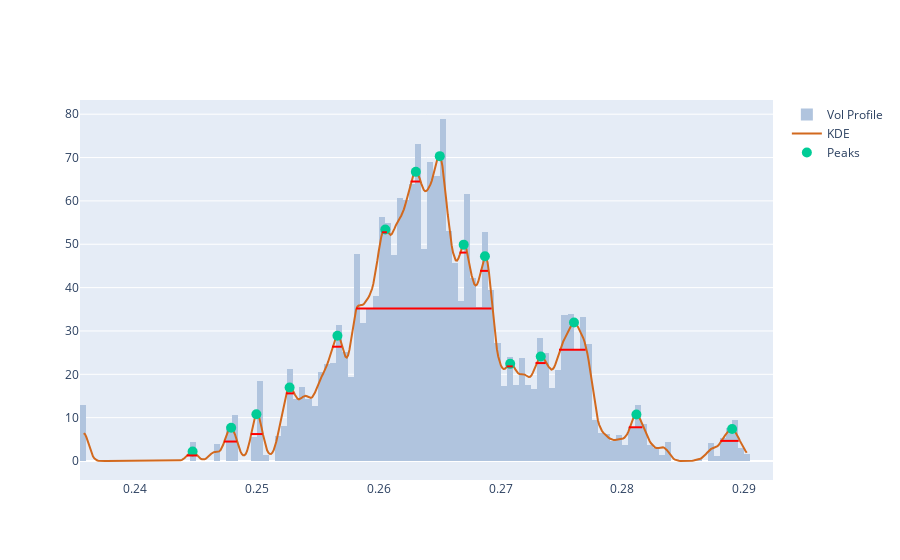

This figure's notebook cell:
### Code cell
width_range=1
peaks, peak_props = signal.find_peaks(kdy, prominence=min_prom, width=width_range)

left_ips = peak_props['left_ips']
right_ips = peak_props['right_ips']
width_x0 = xr.min() + (left_ips * ticks_per_sample)
width_x1 = xr.min() + (right_ips * ticks_per_sample)
width_y = peak_props['width_heights']

fig = get_dist_plot(close, volume, xr, kdy)
fig.add_trace(go.Scatter(name='Peaks', x=pkx, y=pky, mode='markers', marker=pk_marker_args))

for x0, x1, y in zip(width_x0, width_x1, width_y):
    fig.add_shape(type='line',
        xref='x', yref='y',
        x0=x0, y0=y, x1=x1, y1=y,
        line=dict(
            color='red',
            width=2,
        )
    )
fig.show()

### Figure 1 — Plotly figure (JSON) as saved in the notebook; plotly's stock layout.template omitted (floating-point values rounded to 4 significant figures; data arrays with more than 128 entries replaced by an {"elided": "..."} marker saying what was removed)
{"data": [{"histfunc": "sum", "histnorm": "probability density", "marker": {"color": "#B0C4DE"}, "name": "Vol Profile", "nbinsx": 150, "type": "histogram", "x": {"elided": "5000 float values"}, "y": {"elided": "5000 int values"}}, {"marker": {"color": "#D2691E"}, "mode": "lines", "name": "KDE", "type": "scatter", "x": {"elided": "500 float values"}, "y": {"elided": "500 float values"}}, {"marker": {"size": 10}, "mode": "markers", "name": "Peaks", "type": "scatter", "x": [0.2447, 0.2479, 0.25, 0.2527, 0.2566, 0.2605, 0.2631, 0.265, 0.267, 0.2687, 0.2708, 0.2733, 0.276, 0.2812, 0.289], "y": [2.199, 7.653, 10.8, 16.97, 28.88, 53.39, 66.7, 70.33, 49.91, 47.23, 22.41, 24.09, 31.96, 10.73, 7.37]}], "layout": {"shapes": [{"line": {"color": "red", "width": 2}, "type": "line", "x0": 0.2443, "x1": 0.2451, "xref": "x", "y0": 1.274, "y1": 1.274, "yref": "y"}, {"line": {"color": "red", "width": 2}, "type": "line", "x0": 0.2473, "x1": 0.2484, "xref": "x", "y0": 4.49, "y1": 4.49, "yref": "y"}, {"line": {"color": "red", "width": 2}, "type": "line", "x0": 0.2495, "x1": 0.2505, "xref": "x", "y0": 6.22, "y1": 6.22, "yref": "y"}, {"line": {"color": "red", "width": 2}, "type": "line", "x0": 0.2524, "x1": 0.253, "xref": "x", "y0": 15.6, "y1": 15.6, "yref": "y"}, {"line": {"color": "red", "width": 2}, "type": "line", "x0": 0.2562, "x1": 0.257, "xref": "x", "y0": 26.37, "y1": 26.37, "yref": "y"}, {"line": {"color": "red", "width": 2}, "type": "line", "x0": 0.2603, "x1": 0.2607, "xref": "x", "y0": 52.76, "y1": 52.76, "yref": "y"}, {"line": {"color": "red", "width": 2}, "type": "line", "x0": 0.2626, "x1": 0.2634, "xref": "x", "y0": 64.47, "y1": 64.47, "yref": "y"}, {"line": {"color": "red", "width": 2}, "type": "line", "x0": 0.2581, "x1": 0.2693, "xref": "x", "y0": 35.16, "y1": 35.16, "yref": "y"}, {"line": {"color": "red", "width": 2}, "type": "line", "x0": 0.2666, "x1": 0.2672, "xref": "x", "y0": 48.08, "y1": 48.08, "yref": "y"}, {"line": {"color": "red", "width": 2}, "type": "line", "x0": 0.2683, "x1": 0.269, "xref": "x", "y0": 43.86, "y1": 43.86, "yref": "y"}, {"line": {"color": "red", "width": 2}, "type": "line", "x0": 0.2705, "x1": 0.271, "xref": "x", "y0": 21.83, "y1": 21.83, "yref": "y"}, {"line": {"color": "red", "width": 2}, "type": "line", "x0": 0.2729, "x1": 0.2737, "xref": "x", "y0": 22.59, "y1": 22.59, "yref": "y"}, {"line": {"color": "red", "width": 2}, "type": "line", "x0": 0.2748, "x1": 0.277, "xref": "x", "y0": 25.66, "y1": 25.66, "yref": "y"}, {"line": {"color": "red", "width": 2}, "type": "line", "x0": 0.2805, "x1": 0.2816, "xref": "x", "y0": 7.781, "y1": 7.781, "yref": "y"}, {"line": {"color": "red", "width": 2}, "type": "line", "x0": 0.288, "x1": 0.2895, "xref": "x", "y0": 4.642, "y1": 4.642, "yref": "y"}]}}
